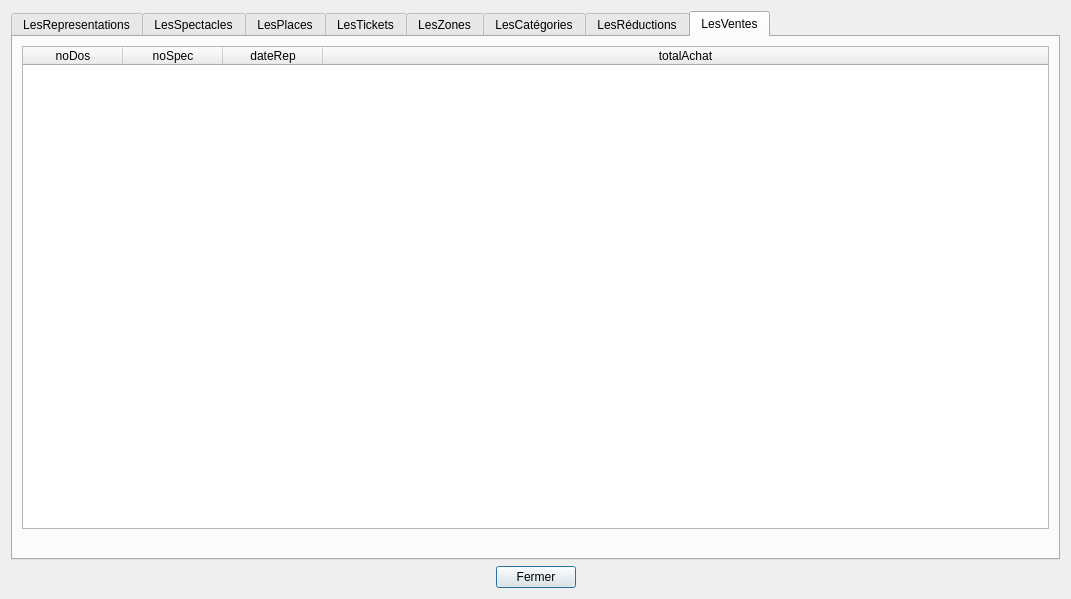
<?xml version="1.0" encoding="UTF-8"?>
<ui version="4.0">
 <class>tablesData</class>
 <widget class="QDialog" name="tablesData">
  <property name="geometry">
   <rect>
    <x>0</x>
    <y>0</y>
    <width>1071</width>
    <height>599</height>
   </rect>
  </property>
  <property name="sizePolicy">
   <sizepolicy hsizetype="Preferred" vsizetype="Preferred">
    <horstretch>0</horstretch>
    <verstretch>0</verstretch>
   </sizepolicy>
  </property>
  <property name="minimumSize">
   <size>
    <width>0</width>
    <height>0</height>
   </size>
  </property>
  <property name="windowTitle">
   <string>BD Théâtre (V1)</string>
  </property>
  <layout class="QVBoxLayout" name="verticalLayout">
   <item>
    <widget class="QTabWidget" name="tabWidget">
     <property name="currentIndex">
      <number>7</number>
     </property>
     <widget class="QWidget" name="tabRepresentations">
      <attribute name="title">
       <string>LesRepresentations</string>
      </attribute>
      <layout class="QVBoxLayout" name="verticalLayout_2">
       <item>
        <widget class="QTableWidget" name="tableRepresentations">
         <property name="sizePolicy">
          <sizepolicy hsizetype="Expanding" vsizetype="Expanding">
           <horstretch>0</horstretch>
           <verstretch>0</verstretch>
          </sizepolicy>
         </property>
         <property name="minimumSize">
          <size>
           <width>0</width>
           <height>400</height>
          </size>
         </property>
         <property name="baseSize">
          <size>
           <width>0</width>
           <height>0</height>
          </size>
         </property>
         <property name="layoutDirection">
          <enum>Qt::LeftToRight</enum>
         </property>
         <property name="columnCount">
          <number>5</number>
         </property>
         <attribute name="horizontalHeaderCascadingSectionResizes">
          <bool>true</bool>
         </attribute>
         <attribute name="horizontalHeaderDefaultSectionSize">
          <number>150</number>
         </attribute>
         <attribute name="horizontalHeaderHighlightSections">
          <bool>true</bool>
         </attribute>
         <attribute name="horizontalHeaderMinimumSectionSize">
          <number>50</number>
         </attribute>
         <attribute name="horizontalHeaderStretchLastSection">
          <bool>true</bool>
         </attribute>
         <attribute name="verticalHeaderVisible">
          <bool>false</bool>
         </attribute>
         <column>
          <property name="text">
           <string>noSpec</string>
          </property>
         </column>
         <column>
          <property name="text">
           <string>dateRep</string>
          </property>
         </column>
         <column>
          <property name="text">
           <string>promoRep</string>
          </property>
         </column>
         <column>
          <property name="text">
           <string>prixRep</string>
          </property>
         </column>
         <column>
          <property name="text">
           <string>nbPlacesDispo</string>
          </property>
         </column>
        </widget>
       </item>
       <item>
        <widget class="QLabel" name="label_representations">
         <property name="palette">
          <palette>
           <active>
            <colorrole role="WindowText">
             <brush brushstyle="SolidPattern">
              <color alpha="255">
               <red>255</red>
               <green>0</green>
               <blue>0</blue>
              </color>
             </brush>
            </colorrole>
           </active>
           <inactive>
            <colorrole role="WindowText">
             <brush brushstyle="SolidPattern">
              <color alpha="255">
               <red>255</red>
               <green>0</green>
               <blue>0</blue>
              </color>
             </brush>
            </colorrole>
           </inactive>
           <disabled>
            <colorrole role="WindowText">
             <brush brushstyle="SolidPattern">
              <color alpha="255">
               <red>120</red>
               <green>120</green>
               <blue>120</blue>
              </color>
             </brush>
            </colorrole>
           </disabled>
          </palette>
         </property>
         <property name="text">
          <string/>
         </property>
         <property name="alignment">
          <set>Qt::AlignCenter</set>
         </property>
        </widget>
       </item>
      </layout>
     </widget>
     <widget class="QWidget" name="tab_Spectacles">
      <attribute name="title">
       <string>LesSpectacles</string>
      </attribute>
      <layout class="QVBoxLayout" name="verticalLayout_8">
       <item>
        <widget class="QTableWidget" name="tableSpectacles">
         <attribute name="horizontalHeaderDefaultSectionSize">
          <number>200</number>
         </attribute>
         <attribute name="horizontalHeaderMinimumSectionSize">
          <number>50</number>
         </attribute>
         <attribute name="horizontalHeaderStretchLastSection">
          <bool>true</bool>
         </attribute>
         <attribute name="verticalHeaderVisible">
          <bool>false</bool>
         </attribute>
         <column>
          <property name="text">
           <string>noSpec</string>
          </property>
         </column>
         <column>
          <property name="text">
           <string>nomSpec</string>
          </property>
         </column>
         <column>
          <property name="text">
           <string>prixBaseSpec</string>
          </property>
         </column>
        </widget>
       </item>
       <item>
        <widget class="QLabel" name="label_spectacles">
         <property name="text">
          <string/>
         </property>
        </widget>
       </item>
      </layout>
     </widget>
     <widget class="QWidget" name="tabPlaces">
      <attribute name="title">
       <string>LesPlaces</string>
      </attribute>
      <layout class="QVBoxLayout" name="verticalLayout_5">
       <item>
        <widget class="QTableWidget" name="tablePlaces">
         <attribute name="horizontalHeaderDefaultSectionSize">
          <number>200</number>
         </attribute>
         <attribute name="horizontalHeaderMinimumSectionSize">
          <number>50</number>
         </attribute>
         <attribute name="horizontalHeaderStretchLastSection">
          <bool>true</bool>
         </attribute>
         <attribute name="verticalHeaderVisible">
          <bool>false</bool>
         </attribute>
         <column>
          <property name="text">
           <string>noPlace</string>
          </property>
         </column>
         <column>
          <property name="text">
           <string>noRang</string>
          </property>
         </column>
         <column>
          <property name="text">
           <string>noZone</string>
          </property>
         </column>
        </widget>
       </item>
       <item>
        <widget class="QLabel" name="label_places">
         <property name="palette">
          <palette>
           <active>
            <colorrole role="WindowText">
             <brush brushstyle="SolidPattern">
              <color alpha="255">
               <red>255</red>
               <green>0</green>
               <blue>0</blue>
              </color>
             </brush>
            </colorrole>
           </active>
           <inactive>
            <colorrole role="WindowText">
             <brush brushstyle="SolidPattern">
              <color alpha="255">
               <red>255</red>
               <green>0</green>
               <blue>0</blue>
              </color>
             </brush>
            </colorrole>
           </inactive>
           <disabled>
            <colorrole role="WindowText">
             <brush brushstyle="SolidPattern">
              <color alpha="255">
               <red>120</red>
               <green>120</green>
               <blue>120</blue>
              </color>
             </brush>
            </colorrole>
           </disabled>
          </palette>
         </property>
         <property name="text">
          <string/>
         </property>
         <property name="alignment">
          <set>Qt::AlignCenter</set>
         </property>
        </widget>
       </item>
      </layout>
     </widget>
     <widget class="QWidget" name="tabTickets">
      <attribute name="title">
       <string>LesTickets</string>
      </attribute>
      <layout class="QVBoxLayout" name="verticalLayout_7">
       <item>
        <widget class="QTableWidget" name="tableTickets">
         <attribute name="horizontalHeaderStretchLastSection">
          <bool>true</bool>
         </attribute>
         <attribute name="verticalHeaderVisible">
          <bool>false</bool>
         </attribute>
         <column>
          <property name="text">
           <string>noTicket</string>
          </property>
         </column>
         <column>
          <property name="text">
           <string>noDos</string>
          </property>
         </column>
         <column>
          <property name="text">
           <string>dateAchat</string>
          </property>
         </column>
         <column>
          <property name="text">
           <string>dateRep</string>
          </property>
         </column>
         <column>
          <property name="text">
           <string>noPlace</string>
          </property>
         </column>
         <column>
          <property name="text">
           <string>noRang</string>
          </property>
         </column>
         <column>
          <property name="text">
           <string>noSpec</string>
          </property>
         </column>
         <column>
          <property name="text">
           <string>noType</string>
          </property>
         </column>
         <column>
          <property name="text">
           <string>prixTicket</string>
          </property>
         </column>
        </widget>
       </item>
       <item>
        <widget class="QLabel" name="label_tickets">
         <property name="text">
          <string/>
         </property>
        </widget>
       </item>
      </layout>
     </widget>
     <widget class="QWidget" name="tabZones">
      <attribute name="title">
       <string>LesZones</string>
      </attribute>
      <layout class="QVBoxLayout" name="verticalLayout_9">
       <item>
        <widget class="QTableWidget" name="tableZones">
         <attribute name="horizontalHeaderStretchLastSection">
          <bool>true</bool>
         </attribute>
         <attribute name="verticalHeaderVisible">
          <bool>false</bool>
         </attribute>
         <column>
          <property name="text">
           <string>noZone</string>
          </property>
         </column>
         <column>
          <property name="text">
           <string>catZone</string>
          </property>
         </column>
        </widget>
       </item>
       <item>
        <widget class="QLabel" name="label_zones">
         <property name="text">
          <string/>
         </property>
        </widget>
       </item>
      </layout>
     </widget>
     <widget class="QWidget" name="tabCategories">
      <attribute name="title">
       <string>LesCatégories</string>
      </attribute>
      <layout class="QVBoxLayout" name="verticalLayout_6">
       <item>
        <widget class="QTableWidget" name="tableCategories">
         <property name="sizeAdjustPolicy">
          <enum>QAbstractScrollArea::AdjustIgnored</enum>
         </property>
         <property name="tabKeyNavigation">
          <bool>true</bool>
         </property>
         <property name="showDropIndicator" stdset="0">
          <bool>true</bool>
         </property>
         <property name="alternatingRowColors">
          <bool>false</bool>
         </property>
         <property name="selectionMode">
          <enum>QAbstractItemView::ExtendedSelection</enum>
         </property>
         <property name="textElideMode">
          <enum>Qt::ElideRight</enum>
         </property>
         <attribute name="horizontalHeaderStretchLastSection">
          <bool>true</bool>
         </attribute>
         <attribute name="verticalHeaderVisible">
          <bool>false</bool>
         </attribute>
         <column>
          <property name="text">
           <string>catZone</string>
          </property>
         </column>
         <column>
          <property name="text">
           <string>tauxZone</string>
          </property>
         </column>
        </widget>
       </item>
       <item>
        <widget class="QLabel" name="label_categories">
         <property name="text">
          <string/>
         </property>
        </widget>
       </item>
      </layout>
     </widget>
     <widget class="QWidget" name="tabReductions">
      <attribute name="title">
       <string>LesRéductions</string>
      </attribute>
      <layout class="QVBoxLayout" name="verticalLayout_3">
       <item>
        <widget class="QTableWidget" name="tableReduction">
         <attribute name="horizontalHeaderShowSortIndicator" stdset="0">
          <bool>false</bool>
         </attribute>
         <attribute name="horizontalHeaderStretchLastSection">
          <bool>true</bool>
         </attribute>
         <attribute name="verticalHeaderVisible">
          <bool>false</bool>
         </attribute>
         <column>
          <property name="text">
           <string>noType</string>
          </property>
         </column>
         <column>
          <property name="text">
           <string>typeReduc</string>
          </property>
         </column>
         <column>
          <property name="text">
           <string>tauxReduc</string>
          </property>
         </column>
        </widget>
       </item>
       <item>
        <widget class="QLabel" name="label_reductions">
         <property name="text">
          <string/>
         </property>
        </widget>
       </item>
      </layout>
     </widget>
     <widget class="QWidget" name="tabVentes">
      <attribute name="title">
       <string>LesVentes</string>
      </attribute>
      <layout class="QVBoxLayout" name="verticalLayout_4">
       <item>
        <widget class="QTableWidget" name="tableVentes">
         <attribute name="horizontalHeaderStretchLastSection">
          <bool>true</bool>
         </attribute>
         <attribute name="verticalHeaderVisible">
          <bool>false</bool>
         </attribute>
         <column>
          <property name="text">
           <string>noDos</string>
          </property>
         </column>
         <column>
          <property name="text">
           <string>noSpec</string>
          </property>
         </column>
         <column>
          <property name="text">
           <string>dateRep</string>
          </property>
         </column>
         <column>
          <property name="text">
           <string>totalAchat</string>
          </property>
         </column>
        </widget>
       </item>
       <item>
        <widget class="QLabel" name="label_ventes">
         <property name="text">
          <string/>
         </property>
        </widget>
       </item>
      </layout>
     </widget>
    </widget>
   </item>
   <item>
    <layout class="QHBoxLayout" name="horizontalLayout">
     <item>
      <spacer name="horizontalSpacer">
       <property name="orientation">
        <enum>Qt::Horizontal</enum>
       </property>
       <property name="sizeHint" stdset="0">
        <size>
         <width>40</width>
         <height>20</height>
        </size>
       </property>
      </spacer>
     </item>
     <item>
      <widget class="QPushButton" name="pushButton">
       <property name="text">
        <string>Fermer</string>
       </property>
      </widget>
     </item>
     <item>
      <spacer name="horizontalSpacer_2">
       <property name="orientation">
        <enum>Qt::Horizontal</enum>
       </property>
       <property name="sizeHint" stdset="0">
        <size>
         <width>40</width>
         <height>20</height>
        </size>
       </property>
      </spacer>
     </item>
    </layout>
   </item>
  </layout>
 </widget>
 <resources/>
 <connections>
  <connection>
   <sender>pushButton</sender>
   <signal>clicked()</signal>
   <receiver>tablesData</receiver>
   <slot>close()</slot>
   <hints>
    <hint type="sourcelabel">
     <x>360</x>
     <y>575</y>
    </hint>
    <hint type="destinationlabel">
     <x>323</x>
     <y>169</y>
    </hint>
   </hints>
  </connection>
 </connections>
 <slots>
  <slot>refreshSpectaclesData()</slot>
  <slot>refreshZonesData()</slot>
  <slot>refreshRepresentationsData()</slot>
 </slots>
</ui>
